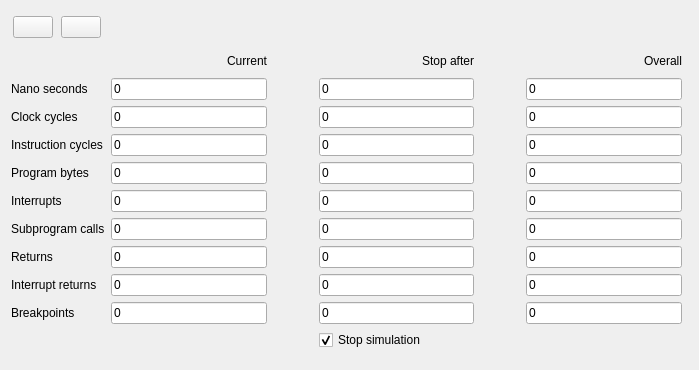
<?xml version="1.0" encoding="UTF-8"?>
<ui version="4.0">
 <class>StopWatch</class>
 <widget class="QWidget" name="StopWatch">
  <property name="geometry">
   <rect>
    <x>0</x>
    <y>0</y>
    <width>699</width>
    <height>370</height>
   </rect>
  </property>
  <property name="windowTitle">
   <string>StopWatch</string>
  </property>
  <layout class="QGridLayout" name="gridLayout">
   <item row="0" column="0">
    <layout class="QHBoxLayout" name="horizontalLayout">
     <item>
      <widget class="QPushButton" name="pushStart">
       <property name="sizePolicy">
        <sizepolicy hsizetype="Fixed" vsizetype="Fixed">
         <horstretch>0</horstretch>
         <verstretch>0</verstretch>
        </sizepolicy>
       </property>
       <property name="toolTip">
        <string>Start/stop stopwatch (Return)</string>
       </property>
       <property name="text">
        <string/>
       </property>
      </widget>
     </item>
     <item>
      <widget class="QPushButton" name="pushSave">
       <property name="sizePolicy">
        <sizepolicy hsizetype="Fixed" vsizetype="Fixed">
         <horstretch>0</horstretch>
         <verstretch>0</verstretch>
        </sizepolicy>
       </property>
       <property name="toolTip">
        <string>Save as text to file</string>
       </property>
       <property name="text">
        <string/>
       </property>
      </widget>
     </item>
    </layout>
   </item>
   <item row="2" column="0">
    <widget class="QLabel" name="label">
     <property name="frameShape">
      <enum>QFrame::NoFrame</enum>
     </property>
     <property name="frameShadow">
      <enum>QFrame::Sunken</enum>
     </property>
     <property name="text">
      <string>Nano seconds</string>
     </property>
    </widget>
   </item>
   <item row="10" column="0">
    <widget class="QLabel" name="label_4">
     <property name="frameShape">
      <enum>QFrame::NoFrame</enum>
     </property>
     <property name="frameShadow">
      <enum>QFrame::Sunken</enum>
     </property>
     <property name="text">
      <string>Interrupt returns</string>
     </property>
    </widget>
   </item>
   <item row="11" column="0">
    <widget class="QLabel" name="label_3">
     <property name="frameShape">
      <enum>QFrame::NoFrame</enum>
     </property>
     <property name="frameShadow">
      <enum>QFrame::Sunken</enum>
     </property>
     <property name="text">
      <string>Breakpoints</string>
     </property>
    </widget>
   </item>
   <item row="10" column="1">
    <widget class="QLineEdit" name="lineIntRet">
     <property name="text">
      <string>0</string>
     </property>
    </widget>
   </item>
   <item row="8" column="0">
    <widget class="QLabel" name="label_5">
     <property name="frameShape">
      <enum>QFrame::NoFrame</enum>
     </property>
     <property name="frameShadow">
      <enum>QFrame::Sunken</enum>
     </property>
     <property name="text">
      <string>Returns</string>
     </property>
    </widget>
   </item>
   <item row="3" column="0">
    <widget class="QLabel" name="label_6">
     <property name="frameShape">
      <enum>QFrame::NoFrame</enum>
     </property>
     <property name="frameShadow">
      <enum>QFrame::Sunken</enum>
     </property>
     <property name="text">
      <string>Clock cycles</string>
     </property>
    </widget>
   </item>
   <item row="7" column="0">
    <widget class="QLabel" name="label_7">
     <property name="frameShape">
      <enum>QFrame::NoFrame</enum>
     </property>
     <property name="frameShadow">
      <enum>QFrame::Sunken</enum>
     </property>
     <property name="text">
      <string>Subprogram calls</string>
     </property>
    </widget>
   </item>
   <item row="5" column="0">
    <widget class="QLabel" name="label_8">
     <property name="enabled">
      <bool>true</bool>
     </property>
     <property name="frameShape">
      <enum>QFrame::NoFrame</enum>
     </property>
     <property name="frameShadow">
      <enum>QFrame::Sunken</enum>
     </property>
     <property name="text">
      <string>Program bytes</string>
     </property>
    </widget>
   </item>
   <item row="4" column="0">
    <widget class="QLabel" name="label_9">
     <property name="frameShape">
      <enum>QFrame::NoFrame</enum>
     </property>
     <property name="frameShadow">
      <enum>QFrame::Sunken</enum>
     </property>
     <property name="text">
      <string>Instruction cycles</string>
     </property>
    </widget>
   </item>
   <item row="6" column="0">
    <widget class="QLabel" name="label_10">
     <property name="frameShape">
      <enum>QFrame::NoFrame</enum>
     </property>
     <property name="frameShadow">
      <enum>QFrame::Sunken</enum>
     </property>
     <property name="text">
      <string>Interrupts</string>
     </property>
    </widget>
   </item>
   <item row="2" column="1">
    <widget class="QLineEdit" name="lineNano">
     <property name="text">
      <string>0</string>
     </property>
    </widget>
   </item>
   <item row="3" column="1">
    <widget class="QLineEdit" name="lineCycles">
     <property name="text">
      <string>0</string>
     </property>
    </widget>
   </item>
   <item row="4" column="1">
    <widget class="QLineEdit" name="lineInstr">
     <property name="text">
      <string>0</string>
     </property>
    </widget>
   </item>
   <item row="5" column="1">
    <widget class="QLineEdit" name="lineProgram">
     <property name="enabled">
      <bool>true</bool>
     </property>
     <property name="text">
      <string>0</string>
     </property>
    </widget>
   </item>
   <item row="6" column="1">
    <widget class="QLineEdit" name="lineInterrupt">
     <property name="text">
      <string>0</string>
     </property>
    </widget>
   </item>
   <item row="7" column="5">
    <widget class="QLineEdit" name="lineCalls3">
     <property name="text">
      <string>0</string>
     </property>
     <property name="readOnly">
      <bool>true</bool>
     </property>
    </widget>
   </item>
   <item row="7" column="1">
    <widget class="QLineEdit" name="lineCalls">
     <property name="text">
      <string>0</string>
     </property>
    </widget>
   </item>
   <item row="8" column="1">
    <widget class="QLineEdit" name="lineReturns">
     <property name="text">
      <string>0</string>
     </property>
    </widget>
   </item>
   <item row="11" column="1">
    <widget class="QLineEdit" name="lineBreak">
     <property name="text">
      <string>0</string>
     </property>
    </widget>
   </item>
   <item row="1" column="1">
    <widget class="QLabel" name="label_11">
     <property name="frameShape">
      <enum>QFrame::NoFrame</enum>
     </property>
     <property name="text">
      <string>Current</string>
     </property>
     <property name="alignment">
      <set>Qt::AlignRight|Qt::AlignTrailing|Qt::AlignVCenter</set>
     </property>
    </widget>
   </item>
   <item row="1" column="3">
    <widget class="QLabel" name="label_12">
     <property name="frameShape">
      <enum>QFrame::NoFrame</enum>
     </property>
     <property name="text">
      <string>Stop after</string>
     </property>
     <property name="alignment">
      <set>Qt::AlignRight|Qt::AlignTrailing|Qt::AlignVCenter</set>
     </property>
    </widget>
   </item>
   <item row="2" column="3">
    <widget class="QLineEdit" name="lineNano2">
     <property name="text">
      <string>0</string>
     </property>
    </widget>
   </item>
   <item row="3" column="3">
    <widget class="QLineEdit" name="lineCycles2">
     <property name="text">
      <string>0</string>
     </property>
    </widget>
   </item>
   <item row="4" column="3">
    <widget class="QLineEdit" name="lineInstr2">
     <property name="text">
      <string>0</string>
     </property>
    </widget>
   </item>
   <item row="5" column="3">
    <widget class="QLineEdit" name="lineProgram2">
     <property name="enabled">
      <bool>true</bool>
     </property>
     <property name="text">
      <string>0</string>
     </property>
    </widget>
   </item>
   <item row="6" column="3">
    <widget class="QLineEdit" name="lineInterrupt2">
     <property name="text">
      <string>0</string>
     </property>
    </widget>
   </item>
   <item row="7" column="3">
    <widget class="QLineEdit" name="lineCalls2">
     <property name="text">
      <string>0</string>
     </property>
    </widget>
   </item>
   <item row="8" column="3">
    <widget class="QLineEdit" name="lineReturns2">
     <property name="text">
      <string>0</string>
     </property>
    </widget>
   </item>
   <item row="10" column="3">
    <widget class="QLineEdit" name="lineIntRet2">
     <property name="text">
      <string>0</string>
     </property>
    </widget>
   </item>
   <item row="11" column="3">
    <widget class="QLineEdit" name="lineBreak2">
     <property name="text">
      <string>0</string>
     </property>
    </widget>
   </item>
   <item row="1" column="5">
    <widget class="QLabel" name="label_13">
     <property name="toolTip">
      <string>Overall view</string>
     </property>
     <property name="frameShape">
      <enum>QFrame::NoFrame</enum>
     </property>
     <property name="text">
      <string>Overall</string>
     </property>
     <property name="alignment">
      <set>Qt::AlignRight|Qt::AlignTrailing|Qt::AlignVCenter</set>
     </property>
    </widget>
   </item>
   <item row="13" column="0" colspan="7">
    <spacer name="verticalSpacer">
     <property name="orientation">
      <enum>Qt::Vertical</enum>
     </property>
     <property name="sizeHint" stdset="0">
      <size>
       <width>20</width>
       <height>40</height>
      </size>
     </property>
    </spacer>
   </item>
   <item row="2" column="5">
    <widget class="QLineEdit" name="lineNano3">
     <property name="text">
      <string>0</string>
     </property>
     <property name="readOnly">
      <bool>true</bool>
     </property>
    </widget>
   </item>
   <item row="3" column="5">
    <widget class="QLineEdit" name="lineCycles3">
     <property name="text">
      <string>0</string>
     </property>
     <property name="readOnly">
      <bool>true</bool>
     </property>
    </widget>
   </item>
   <item row="4" column="5">
    <widget class="QLineEdit" name="lineInstr3">
     <property name="text">
      <string>0</string>
     </property>
     <property name="readOnly">
      <bool>true</bool>
     </property>
    </widget>
   </item>
   <item row="5" column="5">
    <widget class="QLineEdit" name="lineProgram3">
     <property name="enabled">
      <bool>true</bool>
     </property>
     <property name="text">
      <string>0</string>
     </property>
     <property name="readOnly">
      <bool>true</bool>
     </property>
    </widget>
   </item>
   <item row="6" column="5">
    <widget class="QLineEdit" name="lineInterrupt3">
     <property name="text">
      <string>0</string>
     </property>
     <property name="readOnly">
      <bool>true</bool>
     </property>
    </widget>
   </item>
   <item row="8" column="5">
    <widget class="QLineEdit" name="lineReturns3">
     <property name="text">
      <string>0</string>
     </property>
     <property name="readOnly">
      <bool>true</bool>
     </property>
    </widget>
   </item>
   <item row="10" column="5">
    <widget class="QLineEdit" name="lineIntRet3">
     <property name="text">
      <string>0</string>
     </property>
     <property name="readOnly">
      <bool>true</bool>
     </property>
    </widget>
   </item>
   <item row="11" column="5">
    <widget class="QLineEdit" name="lineBreak3">
     <property name="text">
      <string>0</string>
     </property>
     <property name="readOnly">
      <bool>true</bool>
     </property>
    </widget>
   </item>
   <item row="1" column="2">
    <widget class="QPushButton" name="pushClearCur">
     <property name="sizePolicy">
      <sizepolicy hsizetype="Fixed" vsizetype="Fixed">
       <horstretch>0</horstretch>
       <verstretch>0</verstretch>
      </sizepolicy>
     </property>
     <property name="toolTip">
      <string>Clear all</string>
     </property>
     <property name="text">
      <string/>
     </property>
     <property name="icon">
      <iconset>
       <normaloff>../../gwig/display.png</normaloff>../../gwig/display.png</iconset>
     </property>
     <property name="flat">
      <bool>true</bool>
     </property>
    </widget>
   </item>
   <item row="2" column="4">
    <widget class="QPushButton" name="pushNano2">
     <property name="sizePolicy">
      <sizepolicy hsizetype="Fixed" vsizetype="Fixed">
       <horstretch>0</horstretch>
       <verstretch>0</verstretch>
      </sizepolicy>
     </property>
     <property name="toolTip">
      <string>Clear</string>
     </property>
     <property name="text">
      <string/>
     </property>
     <property name="icon">
      <iconset>
       <normaloff>../../gwig/display.png</normaloff>../../gwig/display.png</iconset>
     </property>
     <property name="flat">
      <bool>true</bool>
     </property>
    </widget>
   </item>
   <item row="1" column="4">
    <widget class="QPushButton" name="pushClearStop">
     <property name="sizePolicy">
      <sizepolicy hsizetype="Fixed" vsizetype="Fixed">
       <horstretch>0</horstretch>
       <verstretch>0</verstretch>
      </sizepolicy>
     </property>
     <property name="toolTip">
      <string>Clear all</string>
     </property>
     <property name="text">
      <string/>
     </property>
     <property name="icon">
      <iconset>
       <normaloff>../../gwig/display.png</normaloff>../../gwig/display.png</iconset>
     </property>
     <property name="flat">
      <bool>true</bool>
     </property>
    </widget>
   </item>
   <item row="2" column="2">
    <widget class="QPushButton" name="pushNano">
     <property name="sizePolicy">
      <sizepolicy hsizetype="Fixed" vsizetype="Fixed">
       <horstretch>0</horstretch>
       <verstretch>0</verstretch>
      </sizepolicy>
     </property>
     <property name="toolTip">
      <string>Clear</string>
     </property>
     <property name="text">
      <string/>
     </property>
     <property name="icon">
      <iconset>
       <normaloff>../../gwig/display.png</normaloff>../../gwig/display.png</iconset>
     </property>
     <property name="flat">
      <bool>true</bool>
     </property>
    </widget>
   </item>
   <item row="3" column="2">
    <widget class="QPushButton" name="pushCycles">
     <property name="sizePolicy">
      <sizepolicy hsizetype="Fixed" vsizetype="Fixed">
       <horstretch>0</horstretch>
       <verstretch>0</verstretch>
      </sizepolicy>
     </property>
     <property name="toolTip">
      <string>Clear</string>
     </property>
     <property name="text">
      <string/>
     </property>
     <property name="icon">
      <iconset>
       <normaloff>../../gwig/display.png</normaloff>../../gwig/display.png</iconset>
     </property>
     <property name="flat">
      <bool>true</bool>
     </property>
    </widget>
   </item>
   <item row="4" column="2">
    <widget class="QPushButton" name="pushInstr">
     <property name="sizePolicy">
      <sizepolicy hsizetype="Fixed" vsizetype="Fixed">
       <horstretch>0</horstretch>
       <verstretch>0</verstretch>
      </sizepolicy>
     </property>
     <property name="toolTip">
      <string>Clear</string>
     </property>
     <property name="text">
      <string/>
     </property>
     <property name="icon">
      <iconset>
       <normaloff>../../gwig/display.png</normaloff>../../gwig/display.png</iconset>
     </property>
     <property name="flat">
      <bool>true</bool>
     </property>
    </widget>
   </item>
   <item row="5" column="2">
    <widget class="QPushButton" name="pushProgram">
     <property name="enabled">
      <bool>true</bool>
     </property>
     <property name="sizePolicy">
      <sizepolicy hsizetype="Fixed" vsizetype="Fixed">
       <horstretch>0</horstretch>
       <verstretch>0</verstretch>
      </sizepolicy>
     </property>
     <property name="toolTip">
      <string>Clear</string>
     </property>
     <property name="text">
      <string/>
     </property>
     <property name="icon">
      <iconset>
       <normaloff>../../gwig/display.png</normaloff>../../gwig/display.png</iconset>
     </property>
     <property name="flat">
      <bool>true</bool>
     </property>
    </widget>
   </item>
   <item row="6" column="2">
    <widget class="QPushButton" name="pushInterrupt">
     <property name="sizePolicy">
      <sizepolicy hsizetype="Fixed" vsizetype="Fixed">
       <horstretch>0</horstretch>
       <verstretch>0</verstretch>
      </sizepolicy>
     </property>
     <property name="toolTip">
      <string>Clear</string>
     </property>
     <property name="text">
      <string/>
     </property>
     <property name="icon">
      <iconset>
       <normaloff>../../gwig/display.png</normaloff>../../gwig/display.png</iconset>
     </property>
     <property name="flat">
      <bool>true</bool>
     </property>
    </widget>
   </item>
   <item row="7" column="2">
    <widget class="QPushButton" name="pushCalls">
     <property name="sizePolicy">
      <sizepolicy hsizetype="Fixed" vsizetype="Fixed">
       <horstretch>0</horstretch>
       <verstretch>0</verstretch>
      </sizepolicy>
     </property>
     <property name="toolTip">
      <string>Clear</string>
     </property>
     <property name="text">
      <string/>
     </property>
     <property name="icon">
      <iconset>
       <normaloff>../../gwig/display.png</normaloff>../../gwig/display.png</iconset>
     </property>
     <property name="flat">
      <bool>true</bool>
     </property>
    </widget>
   </item>
   <item row="8" column="2">
    <widget class="QPushButton" name="pushReturns">
     <property name="sizePolicy">
      <sizepolicy hsizetype="Fixed" vsizetype="Fixed">
       <horstretch>0</horstretch>
       <verstretch>0</verstretch>
      </sizepolicy>
     </property>
     <property name="toolTip">
      <string>Clear</string>
     </property>
     <property name="text">
      <string/>
     </property>
     <property name="icon">
      <iconset>
       <normaloff>../../gwig/display.png</normaloff>../../gwig/display.png</iconset>
     </property>
     <property name="flat">
      <bool>true</bool>
     </property>
    </widget>
   </item>
   <item row="10" column="2">
    <widget class="QPushButton" name="pushIntRet">
     <property name="sizePolicy">
      <sizepolicy hsizetype="Fixed" vsizetype="Fixed">
       <horstretch>0</horstretch>
       <verstretch>0</verstretch>
      </sizepolicy>
     </property>
     <property name="toolTip">
      <string>Clear</string>
     </property>
     <property name="text">
      <string/>
     </property>
     <property name="icon">
      <iconset>
       <normaloff>../../gwig/display.png</normaloff>../../gwig/display.png</iconset>
     </property>
     <property name="flat">
      <bool>true</bool>
     </property>
    </widget>
   </item>
   <item row="11" column="2">
    <widget class="QPushButton" name="pushBreak">
     <property name="sizePolicy">
      <sizepolicy hsizetype="Fixed" vsizetype="Fixed">
       <horstretch>0</horstretch>
       <verstretch>0</verstretch>
      </sizepolicy>
     </property>
     <property name="toolTip">
      <string>Clear</string>
     </property>
     <property name="text">
      <string/>
     </property>
     <property name="icon">
      <iconset>
       <normaloff>../../gwig/display.png</normaloff>../../gwig/display.png</iconset>
     </property>
     <property name="flat">
      <bool>true</bool>
     </property>
    </widget>
   </item>
   <item row="3" column="4">
    <widget class="QPushButton" name="pushCycles2">
     <property name="sizePolicy">
      <sizepolicy hsizetype="Fixed" vsizetype="Fixed">
       <horstretch>0</horstretch>
       <verstretch>0</verstretch>
      </sizepolicy>
     </property>
     <property name="toolTip">
      <string>Clear</string>
     </property>
     <property name="text">
      <string/>
     </property>
     <property name="icon">
      <iconset>
       <normaloff>../../gwig/display.png</normaloff>../../gwig/display.png</iconset>
     </property>
     <property name="flat">
      <bool>true</bool>
     </property>
    </widget>
   </item>
   <item row="4" column="4">
    <widget class="QPushButton" name="pushInstr2">
     <property name="sizePolicy">
      <sizepolicy hsizetype="Fixed" vsizetype="Fixed">
       <horstretch>0</horstretch>
       <verstretch>0</verstretch>
      </sizepolicy>
     </property>
     <property name="toolTip">
      <string>Clear</string>
     </property>
     <property name="text">
      <string/>
     </property>
     <property name="icon">
      <iconset>
       <normaloff>../../gwig/display.png</normaloff>../../gwig/display.png</iconset>
     </property>
     <property name="flat">
      <bool>true</bool>
     </property>
    </widget>
   </item>
   <item row="5" column="4">
    <widget class="QPushButton" name="pushProgram2">
     <property name="enabled">
      <bool>true</bool>
     </property>
     <property name="sizePolicy">
      <sizepolicy hsizetype="Fixed" vsizetype="Fixed">
       <horstretch>0</horstretch>
       <verstretch>0</verstretch>
      </sizepolicy>
     </property>
     <property name="toolTip">
      <string>Clear</string>
     </property>
     <property name="text">
      <string/>
     </property>
     <property name="icon">
      <iconset>
       <normaloff>../../gwig/display.png</normaloff>../../gwig/display.png</iconset>
     </property>
     <property name="flat">
      <bool>true</bool>
     </property>
    </widget>
   </item>
   <item row="6" column="4">
    <widget class="QPushButton" name="pushInterrupt2">
     <property name="sizePolicy">
      <sizepolicy hsizetype="Fixed" vsizetype="Fixed">
       <horstretch>0</horstretch>
       <verstretch>0</verstretch>
      </sizepolicy>
     </property>
     <property name="toolTip">
      <string>Clear</string>
     </property>
     <property name="text">
      <string/>
     </property>
     <property name="icon">
      <iconset>
       <normaloff>../../gwig/display.png</normaloff>../../gwig/display.png</iconset>
     </property>
     <property name="flat">
      <bool>true</bool>
     </property>
    </widget>
   </item>
   <item row="7" column="4">
    <widget class="QPushButton" name="pushCalls2">
     <property name="sizePolicy">
      <sizepolicy hsizetype="Fixed" vsizetype="Fixed">
       <horstretch>0</horstretch>
       <verstretch>0</verstretch>
      </sizepolicy>
     </property>
     <property name="toolTip">
      <string>Clear</string>
     </property>
     <property name="text">
      <string/>
     </property>
     <property name="icon">
      <iconset>
       <normaloff>../../gwig/display.png</normaloff>../../gwig/display.png</iconset>
     </property>
     <property name="flat">
      <bool>true</bool>
     </property>
    </widget>
   </item>
   <item row="8" column="4">
    <widget class="QPushButton" name="pushReturns2">
     <property name="sizePolicy">
      <sizepolicy hsizetype="Fixed" vsizetype="Fixed">
       <horstretch>0</horstretch>
       <verstretch>0</verstretch>
      </sizepolicy>
     </property>
     <property name="toolTip">
      <string>Clear</string>
     </property>
     <property name="text">
      <string/>
     </property>
     <property name="icon">
      <iconset>
       <normaloff>../../gwig/display.png</normaloff>../../gwig/display.png</iconset>
     </property>
     <property name="flat">
      <bool>true</bool>
     </property>
    </widget>
   </item>
   <item row="10" column="4">
    <widget class="QPushButton" name="pushIntRet2">
     <property name="sizePolicy">
      <sizepolicy hsizetype="Fixed" vsizetype="Fixed">
       <horstretch>0</horstretch>
       <verstretch>0</verstretch>
      </sizepolicy>
     </property>
     <property name="toolTip">
      <string>Clear</string>
     </property>
     <property name="text">
      <string/>
     </property>
     <property name="icon">
      <iconset>
       <normaloff>../../gwig/display.png</normaloff>../../gwig/display.png</iconset>
     </property>
     <property name="flat">
      <bool>true</bool>
     </property>
    </widget>
   </item>
   <item row="11" column="4">
    <widget class="QPushButton" name="pushBreak2">
     <property name="sizePolicy">
      <sizepolicy hsizetype="Fixed" vsizetype="Fixed">
       <horstretch>0</horstretch>
       <verstretch>0</verstretch>
      </sizepolicy>
     </property>
     <property name="toolTip">
      <string>Clear</string>
     </property>
     <property name="text">
      <string/>
     </property>
     <property name="icon">
      <iconset>
       <normaloff>../../gwig/display.png</normaloff>../../gwig/display.png</iconset>
     </property>
     <property name="flat">
      <bool>true</bool>
     </property>
    </widget>
   </item>
   <item row="12" column="3" colspan="2">
    <widget class="QCheckBox" name="checkSimulation">
     <property name="toolTip">
      <string>Stop MDS simulator as well</string>
     </property>
     <property name="text">
      <string>Stop simulation</string>
     </property>
     <property name="checked">
      <bool>true</bool>
     </property>
    </widget>
   </item>
   <item row="0" column="3" colspan="3">
    <widget class="QLabel" name="labelStahp">
     <property name="font">
      <font>
       <pointsize>22</pointsize>
      </font>
     </property>
     <property name="text">
      <string/>
     </property>
    </widget>
   </item>
  </layout>
 </widget>
 <layoutdefault spacing="6" margin="11"/>
 <resources/>
 <connections/>
</ui>
